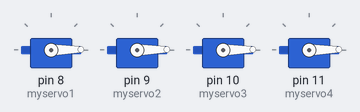
The sketch below on a simulated Arduino Uno, built with avr-gcc and run on an emulated ATmega328P. Shown: 4 × servo.

Above: at 0.05 s.
At 1.35 s:
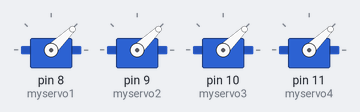
At 2.65 s:
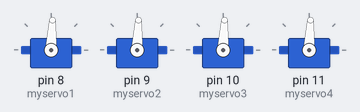
At 5.3 s:
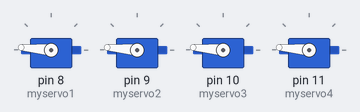
At 7.9 s:
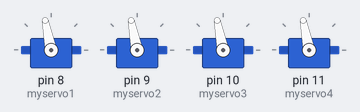
At 10.55 s:
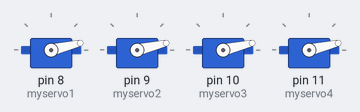
Timing chart, 0 to 14.9 s (numbered marks = the images above):
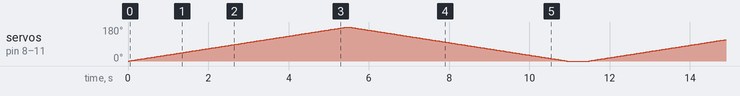

The sketch:

Servo_Test.ino
```cpp
/***
 * code file name: Test_Motor_Output.ino
 * code description: Sweep the servo motor from 0 to 180
 * hardware required: [UNO, USB Cable, Breadboard, Jumper Wires, Servo motor]
 * IDE version used to test code: 1.8.13
 * programmer(s) name: Oluwasegun Atolagbe
 * date when code is created/modified: 17/02/2021
 * code version: 1.0
 ***/

// pre-processor directives
#include <Servo.h>

// class/object declarations
Servo myservo1, myservo2, myservo3, myservo4;

void setup() {
   // code that runs only once
  myservo1.attach(8);
  myservo2.attach(9);
  myservo3.attach(10);
  myservo4.attach(11);
}

void loop() {
  // data processing
  // data output

  // Sweep from 0 to 180 degrees:
  for (int angle = 0; angle <= 180; angle++) {
    myservo1.write(angle);
    myservo2.write(angle);
    myservo3.write(angle);
    myservo4.write(angle);
    delay(30);
  }

  // And back from 180 to 0 degrees:
  for (int angle = 180; angle >= 0; angle--) {
    myservo1.write(angle);
    myservo2.write(angle);
    myservo3.write(angle);
    myservo4.write(angle);
    delay(30);
  }

  delay(500);
}
```
